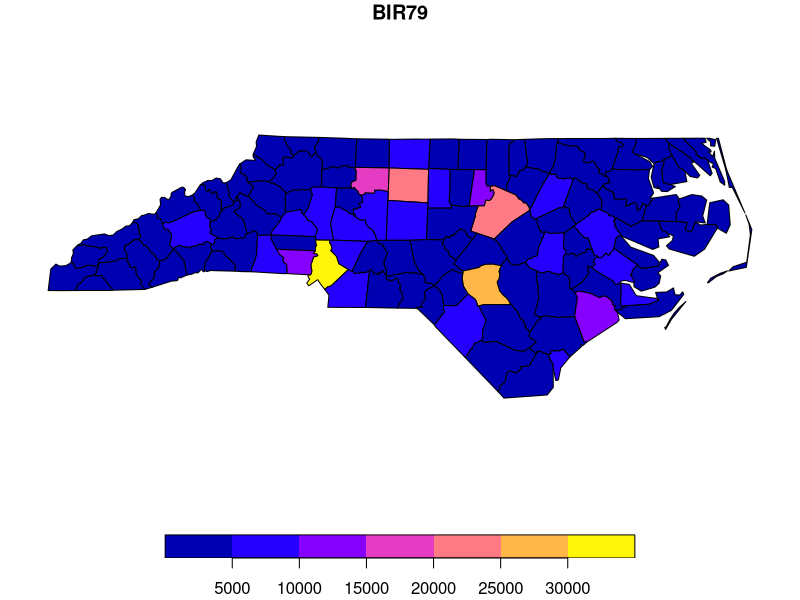
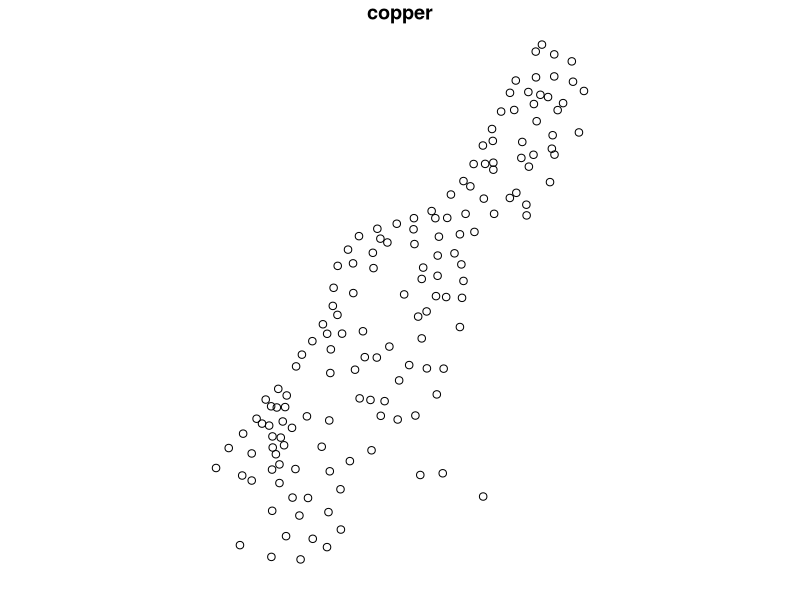
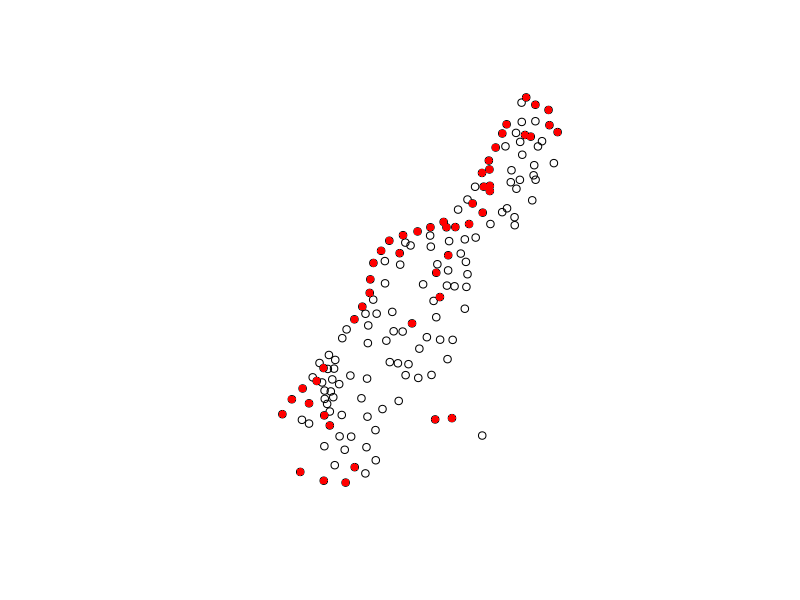

Write R code to recreate these figures, in order.

# 29.10.2019
# read in some data
# sp obejkt alt; sf objekt ist neu!!!! sf ist mit geometry
# zur info sstr(objekt)
# exersice 1--------------------------------------------------------------------

library(sf)
library(sp)
# Load north Carolina dara------------------------------------------------------

nc = read_sf(system.file("shape/nc.shp", package = "sf"))
class(nc)  
typeof(nc)
str(nc[, 1:2])
# simple features: umschreibung des Paketes
# GDAl: read and write data aller räumlichen daten, stellt treiber für versch....
# Datenformaten bereit, proj: alle projektionen GEOS: für prozessierung

# unterschied sp und sf; sf effizienter und einfacher als sp,4
# sf nutz normaler dataframes, sp war eigene WElt, eigen klassen

# coordunate reference system
st_crs(nc)

# plotting only forst column
plot(nc[, "BIR79"])

# Exersice 2--------------------------------------------------------------------
data("meuse")

meuse_sp = meuse

# spatial objekt aus aus x und y column-----------------------------------------

coordinates(meuse_sp) = c("x", "y")
# objekt in sf objekt konvertieren----------------------------------------------

meuse_sf = st_as_sf(meuse_sp) 

class(meuse_sf)

# kein Koordinatensystem gesetzt, sonst solle es immer vorhanden sein-----------
# welche projektion hat ein Datensatz?? erst orginale Projektion setzenn und 
# dann umprojezieren!

st_crs(meuse_sf)
# Exersice 1 : heavy metal, meuse------------------------------------------------------

meuse_cad = summary(meuse_sf[,1])
meuse_cop = summary(meuse_sf[,"copper"])
meuse_lead = summary(meuse_sf[,"lead"])
 
vars = c("cadmium", "copper")

summary(meuse_sf[, vars])


# 1.5---------------------------------------------------------------------------
med = median(meuse_sf$copper)
# Filter: daten, zeilen mit name addreesiert
dplyr::filter(meuse_sf, elev > 7 & copper < med) # beide müssen stimmen
# bei && wird zweites erst ausgeführt, wenn erster erfolreicha ausgeführt wi

subset = meuse_sf[meuse_sf$copper > med & meuse_sf$elev > 7, ]


plot(meuse_sf[, "copper"], col = "black")
plot(st_geometry(meuse_sf))
plot(st_geometry(subset), pch = 16, col = "red", add = TRUE)
